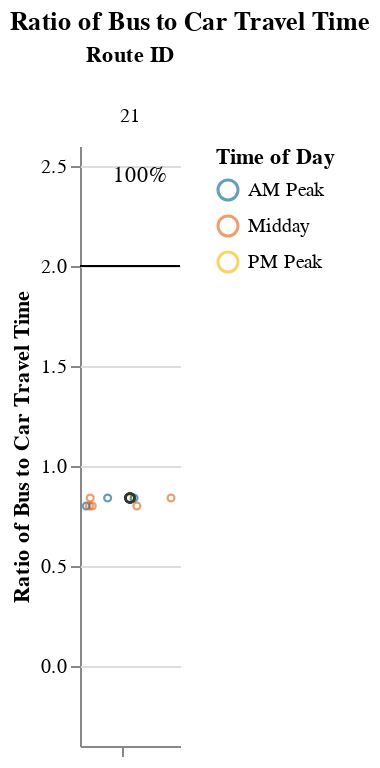
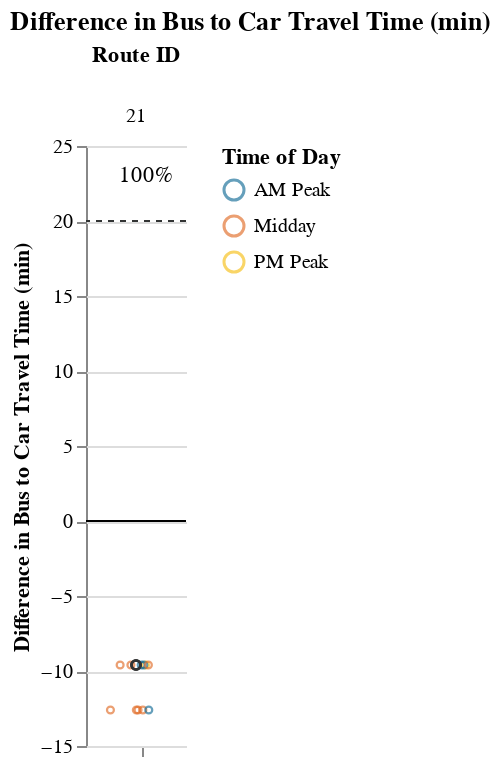

The notebook cell saved with these charts, in order:
### Markdown cell above
## Viable Competitive Routes
### Short Routes (< 1 hr)

### Code cell
# Allow for possibility that operator doesn't have routes that fall into certain route_groups
# But, jupyterbook will not like markdown with f-string
# separate out route_group and put in each cell, and use try/except + if to display...
# but all 3 route groups must be displayed. just add sentence about why no routes were returned at the end
route_group = "short"
try:
    display_charts_for_route_group(df, route_group)
except:
    print("No routes meet this criteria.")

### Figure 1 — Vega-Lite specification as saved in the notebook (floating-point values rounded to 4 significant figures)
{"config": {"view": {"continuousWidth": 400, "continuousHeight": 300, "stroke": null}, "facet": {"spacing": 0}}, "data": {"name": "data-fe2d15cc22643aae760f56d2cdea3fc4"}, "facet": {"column": {"field": "route_id", "sort": ["21"], "title": "Route ID", "type": "nominal"}}, "spec": {"layer": [{"mark": "rule", "encoding": {"color": {"value": "black"}, "y": {"field": "cutoff", "type": "quantitative"}}, "selection": {"selector001": {"type": "interval", "bind": "scales", "encodings": ["x", "y"]}}}, {"mark": {"type": "point", "opacity": 0.65, "size": 12, "strokeWidth": 1.1}, "encoding": {"color": {"field": "time_of_day", "scale": {"range": ["#136C97", "#E16B26", "#F6BF16", "#00896B", "#7790A3", "#5B559C"]}, "sort": ["AM Peak", "Midday", "PM Peak", "Owl Service"], "title": "Time of Day", "type": "nominal"}, "tooltip": [{"field": "route_id", "type": "nominal"}, {"field": "trip_id", "type": "nominal"}, {"field": "service_hours", "type": "quantitative"}, {"field": "car_duration_hours", "type": "quantitative"}, {"field": "bus_multiplier", "type": "quantitative"}, {"field": "bus_difference", "type": "quantitative"}, {"field": "num_trips", "type": "quantitative"}, {"field": "num_competitive", "type": "quantitative"}, {"field": "pct_trips_competitive", "type": "quantitative"}, {"field": "p25", "type": "quantitative"}, {"field": "p50", "type": "quantitative"}, {"field": "p75", "type": "quantitative"}], "x": {"axis": {"grid": false, "labels": false, "ticks": true, "values": [0]}, "field": "jitter", "scale": {}, "title": null, "type": "quantitative"}, "y": {"field": "bus_multiplier", "scale": {"domain": [-0.25, 2.5]}, "title": "Ratio of Bus to Car Travel Time", "type": "quantitative"}}, "transform": [{"calculate": "sqrt(-2*log(random()))*cos(2*PI*random())", "as": "jitter"}], "width": 50}, {"layer": [{"mark": {"type": "point", "opacity": 0.6, "size": 20, "strokeWidth": 1.3}, "encoding": {"color": {"value": "#323434"}, "y": {"field": "bus_multiplier", "type": "quantitative"}}, "transform": [{"filter": "(datum.p50_trip === 1)"}]}, {"mark": {"type": "text", "align": "center", "baseline": "middle"}, "encoding": {"color": {"value": "black"}, "text": {"field": "pct_trips_competitive", "format": ".0%", "type": "quantitative"}, "tooltip": [{"field": "route_id", "type": "nominal"}, {"field": "trip_id", "type": "nominal"}, {"field": "service_hours", "type": "quantitative"}, {"field": "car_duration_hours", "type": "quantitative"}, {"field": "bus_multiplier", "type": "quantitative"}, {"field": "bus_difference", "type": "quantitative"}, {"field": "num_trips", "type": "quantitative"}, {"field": "num_competitive", "type": "quantitative"}, {"field": "pct_trips_competitive", "type": "quantitative"}, {"field": "p25", "type": "quantitative"}, {"field": "p50", "type": "quantitative"}, {"field": "p75", "type": "quantitative"}], "x": {"value": 30}, "y": {"value": 15}}, "transform": [{"calculate": "sqrt(-2*log(random()))*cos(2*PI*random())", "as": "jitter"}, {"filter": "(datum.fastest_trip === 1)"}]}]}]}, "resolve": {"scale": {"y": "shared"}}, "title": "Ratio of Bus to Car Travel Time", "$schema": "https://vega.github.io/schema/vega-lite/v4.17.0.json", "datasets": {"data-fe2d15cc22643aae760f56d2cdea3fc4": [{"calitp_itp_id": 386, "trip_key": 135583176533145866, "trip_id": "214", "shape_id": "rt5-flex", "route_id": "21", "service_hours": 0.82, "trip_first_departure_ts": 37500, "trip_last_arrival_ts": 40440, "departure_hour": 10, "time_of_day": "Midday", "p25": 0.82, "p50": 0.87, "p75": 0.87, "p50_trip": 0, "fastest_trip": 0, "car_duration_hours": 1.03, "competitive_route": 1, "bus_multiplier": 0.8, "bus_difference": -12.6, "num_trips": 11, "num_competitive": 11, "pct_trips_competitive": 1.0, "bus_difference_spread": 3.0, "route_group": "short", "max_trip_hrs": 0.87, "max_trip_route_group": 0.87, "name": "Yuma County Intergovernmental Public Transportation Authority", "caltrans_district": "11 - San Diego", "drmt_organization_name": null, "cutoff2": 20, "cutoff": 2}, {"calitp_itp_id": 386, "trip_key": -2783547571463305148, "trip_id": "216", "shape_id": "rt5-flex", "route_id": "21", "service_hours": 0.82, "trip_first_departure_ts": 44700, "trip_last_arrival_ts": 47640, "departure_hour": 12, "time_of_day": "Midday", "p25": 0.82, "p50": 0.87, "p75": 0.87, "p50_trip": 0, "fastest_trip": 0, "car_duration_hours": 1.03, "competitive_route": 1, "bus_multiplier": 0.8, "bus_difference": -12.6, "num_trips": 11, "num_competitive": 11, "pct_trips_competitive": 1.0, "bus_difference_spread": 3.0, "route_group": "short", "max_trip_hrs": 0.87, "max_trip_route_group": 0.87, "name": "Yuma County Intergovernmental Public Transportation Authority", "caltrans_district": "11 - San Diego", "drmt_organization_name": null, "cutoff2": 20, "cutoff": 2}, {"calitp_itp_id": 386, "trip_key": -7322591905005787761, "trip_id": "218", "shape_id": "rt5-flex", "route_id": "21", "service_hours": 0.82, "trip_first_departure_ts": 51900, "trip_last_arrival_ts": 54840, "departure_hour": 14, "time_of_day": "Midday", "p25": 0.82, "p50": 0.87, "p75": 0.87, "p50_trip": 0, "fastest_trip": 0, "car_duration_hours": 1.03, "competitive_route": 1, "bus_multiplier": 0.8, "bus_difference": -12.6, "num_trips": 11, "num_competitive": 11, "pct_trips_competitive": 1.0, "bus_difference_spread": 3.0, "route_group": "short", "max_trip_hrs": 0.87, "max_trip_route_group": 0.87, "name": "Yuma County Intergovernmental Public Transportation Authority", "caltrans_district": "11 - San Diego", "drmt_organization_name": null, "cutoff2": 20, "cutoff": 2}, {"calitp_itp_id": 386, "trip_key": -1060885577793769358, "trip_id": "212", "shape_id": "rt5-flex", "route_id": "21", "service_hours": 0.82, "trip_first_departure_ts": 30300, "trip_last_arrival_ts": 33240, "departure_hour": 8, "time_of_day": "AM Peak", "p25": 0.82, "p50": 0.87, "p75": 0.87, "p50_trip": 0, "fastest_trip": 0, "car_duration_hours": 1.03, "competitive_route": 1, "bus_multiplier": 0.8, "bus_difference": -12.6, "num_trips": 11, "num_competitive": 11, "pct_trips_competitive": 1.0, "bus_difference_spread": 3.0, "route_group": "short", "max_trip_hrs": 0.87, "max_trip_route_group": 0.87, "name": "Yuma County Intergovernmental Public Transportation Authority", "caltrans_district": "11 - San Diego", "drmt_organization_name": null, "cutoff2": 20, "cutoff": 2}, {"calitp_itp_id": 386, "trip_key": -3315453958807903674, "trip_id": "220", "shape_id": "rt5-flex", "route_id": "21", "service_hours": 0.82, "trip_first_departure_ts": 59100, "trip_last_arrival_ts": 62040, "departure_hour": 16, "time_of_day": "Midday", "p25": 0.82, "p50": 0.87, "p75": 0.87, "p50_trip": 0, "fastest_trip": 1, "car_duration_hours": 1.03, "competitive_route": 1, "bus_multiplier": 0.8, "bus_difference": -12.6, "num_trips": 11, "num_competitive": 11, "pct_trips_competitive": 1.0, "bus_difference_spread": 3.0, "route_group": "short", "max_trip_hrs": 0.87, "max_trip_route_group": 0.87, "name": "Yuma County Intergovernmental Public Transportation Authority", "caltrans_district": "11 - San Diego", "drmt_organization_name": null, "cutoff2": 20, "cutoff": 2}, {"calitp_itp_id": 386, "trip_key": -7703529417593090475, "trip_id": "221", "shape_id": "rt5", "route_id": "21", "service_hours": 0.87, "trip_first_departure_ts": 62700, "trip_last_arrival_ts": 65820, "departure_hour": 17, "time_of_day": "PM Peak", "p25": 0.82, "p50": 0.87, "p75": 0.87, "p50_trip": 1, "fastest_trip": 0, "car_duration_hours": 1.03, "competitive_route": 1, "bus_multiplier": 0.84, "bus_difference": -9.6, "num_trips": 11, "num_competitive": 11, "pct_trips_competitive": 1.0, "bus_difference_spread": 3.0, "route_group": "short", "max_trip_hrs": 0.87, "max_trip_route_group": 0.87, "name": "Yuma County Intergovernmental Public Transportation Authority", "caltrans_district": "11 - San Diego", "drmt_organization_name": null, "cutoff2": 20, "cutoff": 2}, {"calitp_itp_id": 386, "trip_key": -5592750184237272747, "trip_id": "211", "shape_id": "rt5", "route_id": "21", "service_hours": 0.87, "trip_first_departure_ts": 26700, "trip_last_arrival_ts": 29820, "departure_hour": 7, "time_of_day": "AM Peak", "p25": 0.82, "p50": 0.87, "p75": 0.87, "p50_trip": 1, "fastest_trip": 0, "car_duration_hours": 1.03, "competitive_route": 1, "bus_multiplier": 0.84, "bus_difference": -9.6, "num_trips": 11, "num_competitive": 11, "pct_trips_competitive": 1.0, "bus_difference_spread": 3.0, "route_group": "short", "max_trip_hrs": 0.87, "max_trip_route_group": 0.87, "name": "Yuma County Intergovernmental Public Transportation Authority", "caltrans_district": "11 - San Diego", "drmt_organization_name": null, "cutoff2": 20, "cutoff": 2}, {"calitp_itp_id": 386, "trip_key": -8434957992839405658, "trip_id": "213", "shape_id": "rt5", "route_id": "21", "service_hours": 0.87, "trip_first_departure_ts": 33900, "trip_last_arrival_ts": 37020, "departure_hour": 9, "time_of_day": "AM Peak", "p25": 0.82, "p50": 0.87, "p75": 0.87, "p50_trip": 1, "fastest_trip": 0, "car_duration_hours": 1.03, "competitive_route": 1, "bus_multiplier": 0.84, "bus_difference": -9.6, "num_trips": 11, "num_competitive": 11, "pct_trips_competitive": 1.0, "bus_difference_spread": 3.0, "route_group": "short", "max_trip_hrs": 0.87, "max_trip_route_group": 0.87, "name": "Yuma County Intergovernmental Public Transportation Authority", "caltrans_district": "11 - San Diego", "drmt_organization_name": null, "cutoff2": 20, "cutoff": 2}, {"calitp_itp_id": 386, "trip_key": -2453887450724018448, "trip_id": "219", "shape_id": "rt5", "route_id": "21", "service_hours": 0.87, "trip_first_departure_ts": 55500, "trip_last_arrival_ts": 58620, "departure_hour": 15, "time_of_day": "Midday", "p25": 0.82, "p50": 0.87, "p75": 0.87, "p50_trip": 1, "fastest_trip": 0, "car_duration_hours": 1.03, "competitive_route": 1, "bus_multiplier": 0.84, "bus_difference": -9.6, "num_trips": 11, "num_competitive": 11, "pct_trips_competitive": 1.0, "bus_difference_spread": 3.0, "route_group": "short", "max_trip_hrs": 0.87, "max_trip_route_group": 0.87, "name": "Yuma County Intergovernmental Public Transportation Authority", "caltrans_district": "11 - San Diego", "drmt_organization_name": null, "cutoff2": 20, "cutoff": 2}, {"calitp_itp_id": 386, "trip_key": 3710704863623228336, "trip_id": "217", "shape_id": "rt5", "route_id": "21", "service_hours": 0.87, "trip_first_departure_ts": 48300, "trip_last_arrival_ts": 51420, "departure_hour": 13, "time_of_day": "Midday", "p25": 0.82, "p50": 0.87, "p75": 0.87, "p50_trip": 1, "fastest_trip": 0, "car_duration_hours": 1.03, "competitive_route": 1, "bus_multiplier": 0.84, "bus_difference": -9.6, "num_trips": 11, "num_competitive": 11, "pct_trips_competitive": 1.0, "bus_difference_spread": 3.0, "route_group": "short", "max_trip_hrs": 0.87, "max_trip_route_group": 0.87, "name": "Yuma County Intergovernmental Public Transportation Authority", "caltrans_district": "11 - San Diego", "drmt_organization_name": null, "cutoff2": 20, "cutoff": 2}, {"calitp_itp_id": 386, "trip_key": -8790056341171231541, "trip_id": "215", "shape_id": "rt5", "route_id": "21", "service_hours": 0.87, "trip_first_departure_ts": 41100, "trip_last_arrival_ts": 44220, "departure_hour": 11, "time_of_day": "Midday", "p25": 0.82, "p50": 0.87, "p75": 0.87, "p50_trip": 1, "fastest_trip": 0, "car_duration_hours": 1.03, "competitive_route": 1, "bus_multiplier": 0.84, "bus_difference": -9.6, "num_trips": 11, "num_competitive": 11, "pct_trips_competitive": 1.0, "bus_difference_spread": 3.0, "route_group": "short", "max_trip_hrs": 0.87, "max_trip_route_group": 0.87, "name": "Yuma County Intergovernmental Public Transportation Authority", "caltrans_district": "11 - San Diego", "drmt_organization_name": null, "cutoff2": 20, "cutoff": 2}]}}

### Figure 2 — Vega-Lite specification as saved in the notebook (floating-point values rounded to 4 significant figures)
{"config": {"view": {"continuousWidth": 400, "continuousHeight": 300, "stroke": null}, "facet": {"spacing": 0}}, "data": {"name": "data-ca54745f2a347dae7dd8eda7c8430fe1"}, "facet": {"column": {"field": "route_id", "sort": ["21"], "title": "Route ID", "type": "nominal"}}, "spec": {"layer": [{"mark": "rule", "encoding": {"color": {"value": "black"}, "y": {"field": "cutoff", "type": "quantitative"}}, "selection": {"selector002": {"type": "interval", "bind": "scales", "encodings": ["x", "y"]}}}, {"mark": {"type": "rule", "strokeDash": [3, 3]}, "encoding": {"color": {"value": "#323434"}, "y": {"field": "cutoff2", "type": "quantitative"}}}, {"mark": {"type": "point", "opacity": 0.65, "size": 12, "strokeWidth": 1.1}, "encoding": {"color": {"field": "time_of_day", "scale": {"range": ["#136C97", "#E16B26", "#F6BF16", "#00896B", "#7790A3", "#5B559C"]}, "sort": ["AM Peak", "Midday", "PM Peak", "Owl Service"], "title": "Time of Day", "type": "nominal"}, "tooltip": [{"field": "route_id", "type": "nominal"}, {"field": "trip_id", "type": "nominal"}, {"field": "service_hours", "type": "quantitative"}, {"field": "car_duration_hours", "type": "quantitative"}, {"field": "bus_multiplier", "type": "quantitative"}, {"field": "bus_difference", "type": "quantitative"}, {"field": "num_trips", "type": "quantitative"}, {"field": "num_competitive", "type": "quantitative"}, {"field": "pct_trips_competitive", "type": "quantitative"}, {"field": "p25", "type": "quantitative"}, {"field": "p50", "type": "quantitative"}, {"field": "p75", "type": "quantitative"}], "x": {"axis": {"grid": false, "labels": false, "ticks": true, "values": [0]}, "field": "jitter", "scale": {}, "title": null, "type": "quantitative"}, "y": {"field": "bus_difference", "scale": {"domain": [-12.6, 25.0]}, "title": "Difference in Bus to Car Travel Time (min)", "type": "quantitative"}}, "transform": [{"calculate": "sqrt(-2*log(random()))*cos(2*PI*random())", "as": "jitter"}], "width": 50}, {"layer": [{"mark": {"type": "point", "opacity": 0.6, "size": 20, "strokeWidth": 1.3}, "encoding": {"color": {"value": "#323434"}, "y": {"field": "bus_difference", "type": "quantitative"}}, "transform": [{"filter": "(datum.p50_trip === 1)"}]}, {"mark": {"type": "text", "align": "center", "baseline": "middle"}, "encoding": {"color": {"value": "black"}, "text": {"field": "pct_trips_competitive", "format": ".0%", "type": "quantitative"}, "tooltip": [{"field": "route_id", "type": "nominal"}, {"field": "trip_id", "type": "nominal"}, {"field": "service_hours", "type": "quantitative"}, {"field": "car_duration_hours", "type": "quantitative"}, {"field": "bus_multiplier", "type": "quantitative"}, {"field": "bus_difference", "type": "quantitative"}, {"field": "num_trips", "type": "quantitative"}, {"field": "num_competitive", "type": "quantitative"}, {"field": "pct_trips_competitive", "type": "quantitative"}, {"field": "p25", "type": "quantitative"}, {"field": "p50", "type": "quantitative"}, {"field": "p75", "type": "quantitative"}], "x": {"value": 30}, "y": {"value": 15}}, "transform": [{"calculate": "sqrt(-2*log(random()))*cos(2*PI*random())", "as": "jitter"}, {"filter": "(datum.fastest_trip === 1)"}]}]}]}, "resolve": {"scale": {"y": "shared"}}, "title": "Difference in Bus to Car Travel Time (min)", "$schema": "https://vega.github.io/schema/vega-lite/v4.17.0.json", "datasets": {"data-ca54745f2a347dae7dd8eda7c8430fe1": [{"calitp_itp_id": 386, "trip_key": 135583176533145866, "trip_id": "214", "shape_id": "rt5-flex", "route_id": "21", "service_hours": 0.82, "trip_first_departure_ts": 37500, "trip_last_arrival_ts": 40440, "departure_hour": 10, "time_of_day": "Midday", "p25": 0.82, "p50": 0.87, "p75": 0.87, "p50_trip": 0, "fastest_trip": 0, "car_duration_hours": 1.03, "competitive_route": 1, "bus_multiplier": 0.8, "bus_difference": -12.6, "num_trips": 11, "num_competitive": 11, "pct_trips_competitive": 1.0, "bus_difference_spread": 3.0, "route_group": "short", "max_trip_hrs": 0.87, "max_trip_route_group": 0.87, "name": "Yuma County Intergovernmental Public Transportation Authority", "caltrans_district": "11 - San Diego", "drmt_organization_name": null, "cutoff2": 20, "cutoff": 0}, {"calitp_itp_id": 386, "trip_key": -2783547571463305148, "trip_id": "216", "shape_id": "rt5-flex", "route_id": "21", "service_hours": 0.82, "trip_first_departure_ts": 44700, "trip_last_arrival_ts": 47640, "departure_hour": 12, "time_of_day": "Midday", "p25": 0.82, "p50": 0.87, "p75": 0.87, "p50_trip": 0, "fastest_trip": 0, "car_duration_hours": 1.03, "competitive_route": 1, "bus_multiplier": 0.8, "bus_difference": -12.6, "num_trips": 11, "num_competitive": 11, "pct_trips_competitive": 1.0, "bus_difference_spread": 3.0, "route_group": "short", "max_trip_hrs": 0.87, "max_trip_route_group": 0.87, "name": "Yuma County Intergovernmental Public Transportation Authority", "caltrans_district": "11 - San Diego", "drmt_organization_name": null, "cutoff2": 20, "cutoff": 0}, {"calitp_itp_id": 386, "trip_key": -7322591905005787761, "trip_id": "218", "shape_id": "rt5-flex", "route_id": "21", "service_hours": 0.82, "trip_first_departure_ts": 51900, "trip_last_arrival_ts": 54840, "departure_hour": 14, "time_of_day": "Midday", "p25": 0.82, "p50": 0.87, "p75": 0.87, "p50_trip": 0, "fastest_trip": 0, "car_duration_hours": 1.03, "competitive_route": 1, "bus_multiplier": 0.8, "bus_difference": -12.6, "num_trips": 11, "num_competitive": 11, "pct_trips_competitive": 1.0, "bus_difference_spread": 3.0, "route_group": "short", "max_trip_hrs": 0.87, "max_trip_route_group": 0.87, "name": "Yuma County Intergovernmental Public Transportation Authority", "caltrans_district": "11 - San Diego", "drmt_organization_name": null, "cutoff2": 20, "cutoff": 0}, {"calitp_itp_id": 386, "trip_key": -1060885577793769358, "trip_id": "212", "shape_id": "rt5-flex", "route_id": "21", "service_hours": 0.82, "trip_first_departure_ts": 30300, "trip_last_arrival_ts": 33240, "departure_hour": 8, "time_of_day": "AM Peak", "p25": 0.82, "p50": 0.87, "p75": 0.87, "p50_trip": 0, "fastest_trip": 0, "car_duration_hours": 1.03, "competitive_route": 1, "bus_multiplier": 0.8, "bus_difference": -12.6, "num_trips": 11, "num_competitive": 11, "pct_trips_competitive": 1.0, "bus_difference_spread": 3.0, "route_group": "short", "max_trip_hrs": 0.87, "max_trip_route_group": 0.87, "name": "Yuma County Intergovernmental Public Transportation Authority", "caltrans_district": "11 - San Diego", "drmt_organization_name": null, "cutoff2": 20, "cutoff": 0}, {"calitp_itp_id": 386, "trip_key": -3315453958807903674, "trip_id": "220", "shape_id": "rt5-flex", "route_id": "21", "service_hours": 0.82, "trip_first_departure_ts": 59100, "trip_last_arrival_ts": 62040, "departure_hour": 16, "time_of_day": "Midday", "p25": 0.82, "p50": 0.87, "p75": 0.87, "p50_trip": 0, "fastest_trip": 1, "car_duration_hours": 1.03, "competitive_route": 1, "bus_multiplier": 0.8, "bus_difference": -12.6, "num_trips": 11, "num_competitive": 11, "pct_trips_competitive": 1.0, "bus_difference_spread": 3.0, "route_group": "short", "max_trip_hrs": 0.87, "max_trip_route_group": 0.87, "name": "Yuma County Intergovernmental Public Transportation Authority", "caltrans_district": "11 - San Diego", "drmt_organization_name": null, "cutoff2": 20, "cutoff": 0}, {"calitp_itp_id": 386, "trip_key": -7703529417593090475, "trip_id": "221", "shape_id": "rt5", "route_id": "21", "service_hours": 0.87, "trip_first_departure_ts": 62700, "trip_last_arrival_ts": 65820, "departure_hour": 17, "time_of_day": "PM Peak", "p25": 0.82, "p50": 0.87, "p75": 0.87, "p50_trip": 1, "fastest_trip": 0, "car_duration_hours": 1.03, "competitive_route": 1, "bus_multiplier": 0.84, "bus_difference": -9.6, "num_trips": 11, "num_competitive": 11, "pct_trips_competitive": 1.0, "bus_difference_spread": 3.0, "route_group": "short", "max_trip_hrs": 0.87, "max_trip_route_group": 0.87, "name": "Yuma County Intergovernmental Public Transportation Authority", "caltrans_district": "11 - San Diego", "drmt_organization_name": null, "cutoff2": 20, "cutoff": 0}, {"calitp_itp_id": 386, "trip_key": -5592750184237272747, "trip_id": "211", "shape_id": "rt5", "route_id": "21", "service_hours": 0.87, "trip_first_departure_ts": 26700, "trip_last_arrival_ts": 29820, "departure_hour": 7, "time_of_day": "AM Peak", "p25": 0.82, "p50": 0.87, "p75": 0.87, "p50_trip": 1, "fastest_trip": 0, "car_duration_hours": 1.03, "competitive_route": 1, "bus_multiplier": 0.84, "bus_difference": -9.6, "num_trips": 11, "num_competitive": 11, "pct_trips_competitive": 1.0, "bus_difference_spread": 3.0, "route_group": "short", "max_trip_hrs": 0.87, "max_trip_route_group": 0.87, "name": "Yuma County Intergovernmental Public Transportation Authority", "caltrans_district": "11 - San Diego", "drmt_organization_name": null, "cutoff2": 20, "cutoff": 0}, {"calitp_itp_id": 386, "trip_key": -8434957992839405658, "trip_id": "213", "shape_id": "rt5", "route_id": "21", "service_hours": 0.87, "trip_first_departure_ts": 33900, "trip_last_arrival_ts": 37020, "departure_hour": 9, "time_of_day": "AM Peak", "p25": 0.82, "p50": 0.87, "p75": 0.87, "p50_trip": 1, "fastest_trip": 0, "car_duration_hours": 1.03, "competitive_route": 1, "bus_multiplier": 0.84, "bus_difference": -9.6, "num_trips": 11, "num_competitive": 11, "pct_trips_competitive": 1.0, "bus_difference_spread": 3.0, "route_group": "short", "max_trip_hrs": 0.87, "max_trip_route_group": 0.87, "name": "Yuma County Intergovernmental Public Transportation Authority", "caltrans_district": "11 - San Diego", "drmt_organization_name": null, "cutoff2": 20, "cutoff": 0}, {"calitp_itp_id": 386, "trip_key": -2453887450724018448, "trip_id": "219", "shape_id": "rt5", "route_id": "21", "service_hours": 0.87, "trip_first_departure_ts": 55500, "trip_last_arrival_ts": 58620, "departure_hour": 15, "time_of_day": "Midday", "p25": 0.82, "p50": 0.87, "p75": 0.87, "p50_trip": 1, "fastest_trip": 0, "car_duration_hours": 1.03, "competitive_route": 1, "bus_multiplier": 0.84, "bus_difference": -9.6, "num_trips": 11, "num_competitive": 11, "pct_trips_competitive": 1.0, "bus_difference_spread": 3.0, "route_group": "short", "max_trip_hrs": 0.87, "max_trip_route_group": 0.87, "name": "Yuma County Intergovernmental Public Transportation Authority", "caltrans_district": "11 - San Diego", "drmt_organization_name": null, "cutoff2": 20, "cutoff": 0}, {"calitp_itp_id": 386, "trip_key": 3710704863623228336, "trip_id": "217", "shape_id": "rt5", "route_id": "21", "service_hours": 0.87, "trip_first_departure_ts": 48300, "trip_last_arrival_ts": 51420, "departure_hour": 13, "time_of_day": "Midday", "p25": 0.82, "p50": 0.87, "p75": 0.87, "p50_trip": 1, "fastest_trip": 0, "car_duration_hours": 1.03, "competitive_route": 1, "bus_multiplier": 0.84, "bus_difference": -9.6, "num_trips": 11, "num_competitive": 11, "pct_trips_competitive": 1.0, "bus_difference_spread": 3.0, "route_group": "short", "max_trip_hrs": 0.87, "max_trip_route_group": 0.87, "name": "Yuma County Intergovernmental Public Transportation Authority", "caltrans_district": "11 - San Diego", "drmt_organization_name": null, "cutoff2": 20, "cutoff": 0}, {"calitp_itp_id": 386, "trip_key": -8790056341171231541, "trip_id": "215", "shape_id": "rt5", "route_id": "21", "service_hours": 0.87, "trip_first_departure_ts": 41100, "trip_last_arrival_ts": 44220, "departure_hour": 11, "time_of_day": "Midday", "p25": 0.82, "p50": 0.87, "p75": 0.87, "p50_trip": 1, "fastest_trip": 0, "car_duration_hours": 1.03, "competitive_route": 1, "bus_multiplier": 0.84, "bus_difference": -9.6, "num_trips": 11, "num_competitive": 11, "pct_trips_competitive": 1.0, "bus_difference_spread": 3.0, "route_group": "short", "max_trip_hrs": 0.87, "max_trip_route_group": 0.87, "name": "Yuma County Intergovernmental Public Transportation Authority", "caltrans_district": "11 - San Diego", "drmt_organization_name": null, "cutoff2": 20, "cutoff": 0}]}}
